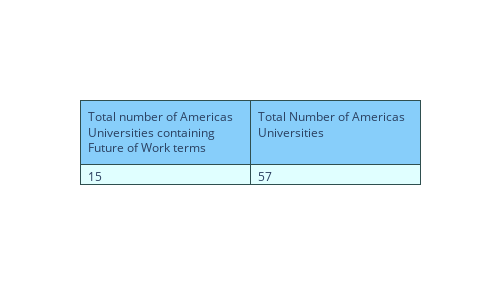

Write notebook code for a chart like this one.
### Code cell
z=0
for i, j in newdict.items():
  fig = go.Figure(data=[go.Table(
      header=dict(values=['Total number of '+i+' Universities containing Future of Work terms', 'Total Number of '+i+' Universities'],
                  line_color='darkslategray',
                  fill_color='lightskyblue',
                  align='left'),
      cells=dict(values=[country2values[z],
      country1values[z]],
                line_color='darkslategray',
                fill_color='lightcyan',
                align='left'))
  ])
  fig.update_layout(width=500, height=300)
  fig.show()
  plt.pie([j, 1-j], labels=[ 'Future of Work Present', 'Future of Work Not Present'], autopct='%1.2f%%')
# plt.label('Elective Courses')
  plt.title(i)
  plt.show()
  z=z+1

### Figure 1 — Plotly figure (JSON) as saved in the notebook; plotly's stock layout.template omitted (floating-point values rounded to 4 significant figures)
{"data": [{"cells": {"align": "left", "fill": {"color": "lightcyan"}, "line": {"color": "darkslategray"}, "values": [15, 57]}, "header": {"align": "left", "fill": {"color": "lightskyblue"}, "line": {"color": "darkslategray"}, "values": ["Total number of Americas Universities containing Future of Work terms", "Total Number of Americas Universities"]}, "type": "table"}], "layout": {"height": 300, "width": 500}}
